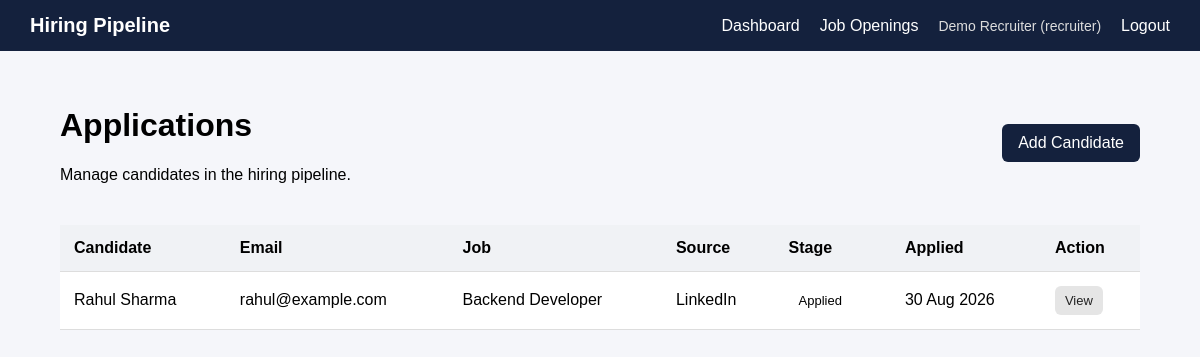
Page /applications/ (signed in) on the earlier database version.
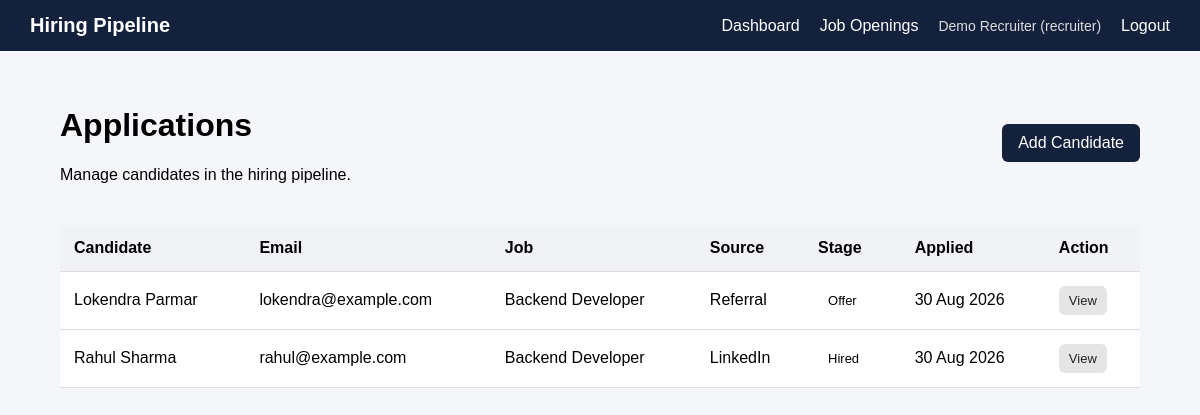
Same page on the later database version.
### models/application.py (models this page shows)
class Application(db.Model):
    __tablename__ = "applications"
    id = db.Column(
        db.Integer,
        primary_key=True
    )
    job_opening_id = db.Column(
        db.Integer,
        db.ForeignKey("job_openings.id"),
        nullable=False,
        index=True
    )
    candidate_name = db.Column(
        db.String(150),
        nullable=False
    )
    candidate_email = db.Column(
        db.String(150),
        nullable=False,
        index=True
    )
    source = db.Column(
        db.String(100),
        nullable=True
    )
    notes = db.Column(
        db.Text,
        nullable=True
    )
    stage = db.Column(
        db.String(30),
        nullable=False,
        default="Applied",
        index=True
    )
    applied_at = db.Column(
        db.DateTime,
        server_default=db.func.now()
    )
    stage_changed_at = db.Column(
        db.DateTime,
        server_default=db.func.now()
    )
    updated_at = db.Column(
        db.DateTime,
        server_default=db.func.now(),
        onupdate=db.func.now()
    )
    job = db.relationship(
        "JobOpening",
        back_populates="applications"
    )
    events = db.relationship(
        "ApplicationEvent",
        back_populates="application",
        lazy=True,
        order_by="ApplicationEvent.created_at"
    )

### models/job.py (models this page shows)
class JobOpening(db.Model):
    __tablename__ = "job_openings"
    id = db.Column(db.Integer, primary_key=True)
    title = db.Column(
        db.String(150),
        nullable=False
    )
    department = db.Column(
        db.String(100),
        nullable=False
    )
    description = db.Column(
        db.Text,
        nullable=True
    )
    status = db.Column(
        db.String(20),
        nullable=False,
        default="open",
        index=True
    )
    created_at = db.Column(
        db.DateTime,
        server_default=db.func.now()
    )
    updated_at = db.Column(
        db.DateTime,
        server_default=db.func.now(),
        onupdate=db.func.now()
    )
    applications = db.relationship(
        "Application",
        back_populates="job",
        lazy=True
    )
    description = db.Column(
        db.Text,
        nullable=True
    )
    status = db.Column(
        db.String(20),
        nullable=False,
        default="open"
    )
    created_at = db.Column(
        db.DateTime,
        server_default=db.func.now()
    )
    updated_at = db.Column(
        db.DateTime,
        server_default=db.func.now(),
        onupdate=db.func.now()
    )
    applications = db.relationship(
        "Application",
        back_populates="job",
        lazy=True
    )

### routes/applications.py (the view)
@applications_bp.route("/")
@role_required("recruiter")
def application_list():
    applications = (
        Application.query
        .order_by(Application.applied_at.desc())
        .all()
    )
    return render_template(
        "applications/list.html",
        applications=applications
    )

### app.py (called while the page is built)
def create_app():
    app = Flask(__name__)
    app.config.from_object(Config)
    db.init_app(app)
    login_manager.init_app(app)
    login_manager.login_view = "auth.login"
    from models import User
    @login_manager.user_loader
    def load_user(user_id):
        return db.session.get(User, int(user_id))
    from routes.auth import auth_bp
    from routes.dashboard import dashboard_bp
    from routes.jobs import jobs_bp
    from routes.applications import applications_bp
    app.register_blueprint(auth_bp)
    app.register_blueprint(dashboard_bp)
    app.register_blueprint(jobs_bp)
    app.register_blueprint(applications_bp)
    from models import (
        User,
        JobOpening,
        Application,
        ApplicationInterviewer,
        Feedback,
        ApplicationEvent
    )
    return app

### templates/applications/list.html (shortened to what this page needs)
{% extends "base.html" %}
{% block content %}
<div class="page-header">
    <div>
        <h1>Applications</h1>
        <p>
            Manage candidates in the hiring pipeline.
        </p>
    </div>
    <a
        href="{{ url_for('applications.create_application') }}"
        class="btn"
    >
        Add Candidate
    </a>
</div>
{% if applications %}
<table>
    <thead>
        <tr>
            <th>Candidate</th>
            <th>Email</th>
            <th>Job</th>
            <th>Source</th>
            <th>Stage</th>
            <th>Applied</th>
            <th>Action</th>
        </tr>
    </thead>
    <tbody>
        {% for application in applications %}
        <tr>
            <td>
                {{ application.candidate_name }}
            </td>
            <td>
                {{ application.candidate_email }}
            </td>
            <td>
                {{ application.job.title }}
            </td>
            <td>
                {{ application.source or "-" }}
            </td>
            <td>
                <span class="status">
                    {{ application.stage }}
                </span>
            </td>
            <td>
                {% if application.applied_at %}
                    {{ application.applied_at.strftime("%d %b %Y") }}
                {% endif %}
            </td>
            <td>
                <a
                    href="{{ url_for(
                        'applications.application_detail',
                        application_id=application.id
                    ) }}"
                    class="small-btn"
                >
                    View
                </a>
            </td>
        </tr>
        {% endfor %}
    </tbody>
</table>
{% endif %}
{% endblock %}

Differences in the rows shown:
added Application: candidate_name "Lokendra Parmar", candidate_email "lokendra@example.com", job "Backend Developer", source "Referral", stage "Offer", applied_at "30 Aug 2026"
changed Application "Rahul Sharma": stage "Applied" → "Hired"
